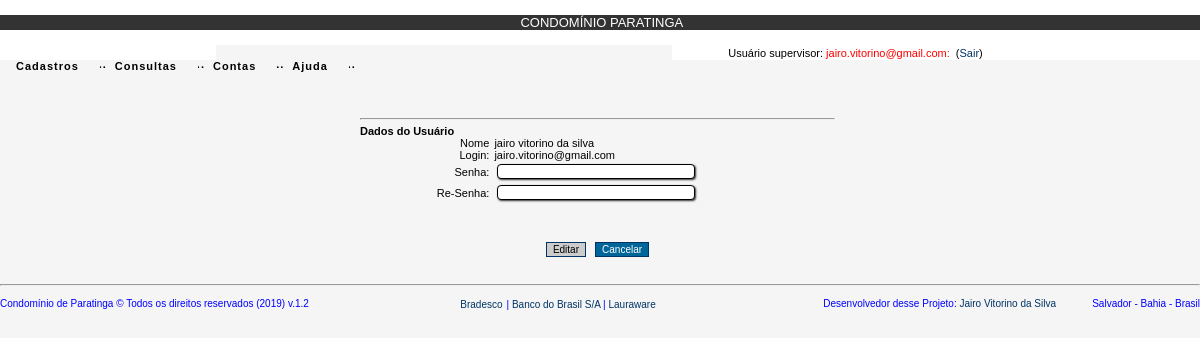
Screenshot of /senha.php (signed in) with the database file from the repository.
### tables this page shows
CREATE TABLE IF NOT EXISTS `usuarios` (
  `id_usuario` int(11) NOT NULL AUTO_INCREMENT,
  `nm_usuario` varchar(50) NOT NULL,
  `nu_cpf` varchar(11) NOT NULL,
  `nm_login` varchar(50) NOT NULL,
  `nm_senha` varchar(60) NOT NULL,
  `st_usuario` int(11) NOT NULL,
  `nu_ip` varchar(50) NOT NULL,
  `id_sexo` varchar(1) NOT NULL,
  `nu_lote` varchar(2) NOT NULL,
  `nm_quadra` varchar(1) NOT NULL,
  `nu_telefone` varchar(20) NOT NULL,
  `id_status` int(11) NOT NULL DEFAULT '3',
  `dt_cadastro` date NOT NULL,
  PRIMARY KEY (`id_usuario`),
  KEY `id_status` (`id_status`)
);

### senha.php (the view, shortened to what this page needs)
<?php
 include "cabecalho/cabecalho.php";
 $id_usuario = @$_SESSION['id_usuario'];
 $login_paratinga = @$_SESSION['login_paratinga'];
 if ($login_paratinga){
?>
<html>
<head>
</head>
<link rel="stylesheet" href="css/filadelfia.css" type="text/css">
<body bgcolor="#F5F5F5" onLoad="javascript:caixas()">
<form name="form1" method="post" action="controller/usuario_controller.php" onSubmit="valida_dados(this)">
  <table width="40%" border="0" cellspacing="0" cellpadding="0" align="center">
    <tr>
      <td colspan="2" class="labelCentro">&nbsp;</td>
    </tr>
    <tr>
      <td colspan="2" class="labelCentro">&nbsp;</td>
    </tr>
    <tr>
      <td colspan="2" class="labelEsquerda">&nbsp;</td>
    </tr>
    <tr>
      <td colspan="2" class="labelCentro"><hr></td>
    </tr>
    <tr>
      <td colspan="2" class="labelEsquerda"><strong>Dados do Usu&aacute;rio</strong></td>
    </tr>
    <?php
		$sql = mysql_query("SELECT * FROM usuarios, status WHERE usuarios.id_status = status.id_status AND id_usuario = ".$id_usuario." ");
		$row = mysql_num_rows($sql);
		for ($i=0;$i<$row;$i++){
		$nm_usuario = mysql_result($sql, $i, "nm_usuario");
		$nm_login = mysql_result($sql, $i, "nm_login");
		}
	?>
    <tr>
      <td width="28%" class="labelDireita">Nome</td>
      <td class="labelEsquerda"><?php echo $nm_usuario;?></td>
    </tr>
    <tr>
      <td width="28%" class="labelDireita">Login:</td>
      <td class="labelEsquerda"><?php echo $nm_login;?></td>
    </tr>
    <tr>
      <td class="labelDireita">Senha:</td>
      <td class="labelEsquerda"><input type="password" name="nm_senha" size="30" maxlength="50"></td>
    </tr>
    <tr>
      <td width="28%" class="labelDireita">Re-Senha:</td>
      <td class="labelEsquerda"><input type="password" name="re_senha" size="30" maxlength="50"></td>
    </tr>
    <tr>
      <td colspan="2" class="labelEsquerda">&nbsp;</td>
    </tr>
    <tr>
      <td colspan="2" class="labelEsquerda">&nbsp;</td>
    </tr>
    <tr>
      <td colspan="2" class="labelEsquerda">&nbsp;</td>
    </tr>
    <tr>
      <td colspan="2" class="labelCentro"><input name="editarSenha" type="submit" value="Editar">
        <input type="button" name="volta" value="Cancelar" onClick="cancelar('controller/cancela_controller.php?cancelarOperacao=cancelarOperacao')">
      </td>
    </tr>
  </table>
</form>
</body>
<?php
 include "rodape/rodape.php";
 ?>
 <?php }?>
</html>

### css/textos.css (style rules this page uses)
input[type=password] { border-radius:4px; -moz-border-radius:4px; -webkit-border-radius:4px; box-shadow: 1px 1px 2px #333333; -moz-box-shadow: 1px 1px 2px #333333; -webkit-box-shadow: 1px 1px 2px #333333; background: #ffffff; border:1px solid #000000 }
input[type=submit] { background:#cccccc; color:#000000; }
input[type=button] { background:#006699; color:#ffffff; }

### css/estilo.css (style rules this page uses)
body { margin-left: 0px; margin-top: 0px; margin-right: 0px; margin-bottom: 0px; SCROLLBAR-FACE-COLOR: #ffffff; SCROLLBAR-HIGHLIGHT-COLOR: #BDD5E7; SCROLLBAR-SHADOW-COLOR: #ffffff; SCROLLBAR-3DLIGHT-COLOR: #ffffff; SCROLLBAR-ARROW-COLOR: #335ec1; }
input { font-family: Arial, Helvetica, sans-serif; font-size: 10px; color: #000000; border: 1px solid #003366; margin: 3px; }

### css/filadelfia.css (style rules this page uses)
.labelEsquerda { text-align: left; padding-right: 5px; font-family: Arial, Helvetica, sans-serif; font-size: 11px; color: #000000; }
.labelDireita { text-align: right; padding-right: 5px; font-family: Arial, Helvetica, sans-serif; font-size: 11px; color: #000000; }
.labelCentro { text-align: center; padding-right: 5px; font-family: Arial, Helvetica, sans-serif; font-size: 11px; color: #000000; }

### rows the page displays
usuarios: nm_usuario "jairo vitorino da silva", nm_login "jairo.vitorino@gmail.com"

### other values shown
$_SESSION['nm_status'] "supervisor"
